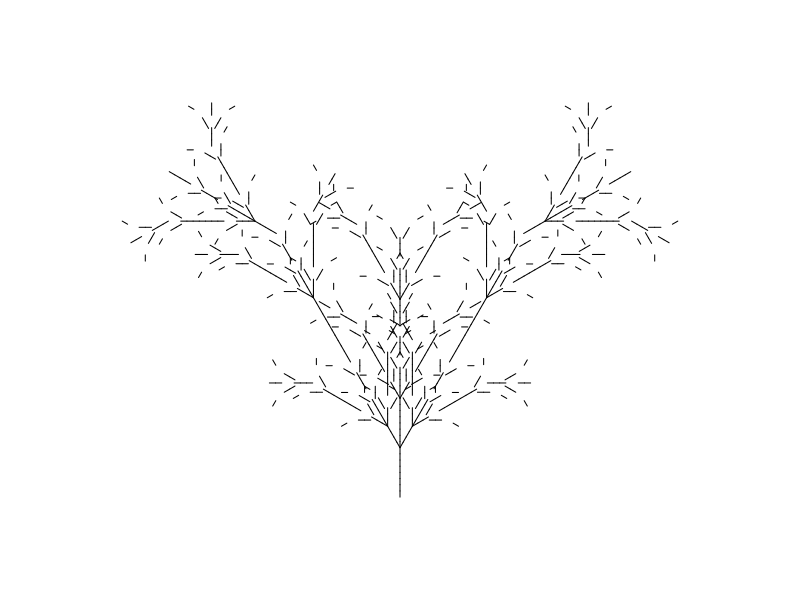

Reproduce this figure in R.


initial_angle = 0   #In degrees, 0 is East, 90 is North (up)
line_color = "black" #You can also use "blue" or rgb(1,0.2,0.9) or hsv(1,0.5,1)
line_width = 1
bg_color = "white"
PNG_pixel_width = 300

# BELOW HERE IS CODE... PROBABLY DO NOT EDIT THIS CODE...
getstr = function(start,rules,n){
    st = start
    for(jj in 1:n){
        st2 = ""
        for(i in 1:nchar(st)){
            ch = substr(st,i,i)
            if(!is.null(rules[[ch]])){
                st2 = paste0(st2,rules[[ch]],collapse="")
            } else {
                st2 = paste0(st2,ch,collapse="")
            }
        }
        st = st2
    }
    return(st)
}
getxyc = function(string="AA+AA+AA+A+A",angle=pi/2,angle_initial=pi/2,col="blue"){
    switch = 1
    d = angle_initial
    x = 0
    y = 0
    xl = c(x)
    yl = c(y)
    cols = numeric()
    dsave = numeric()
    xsave = numeric()
    ysave = numeric()
    for(i in 1:nchar(string)){
        ch = substr(string,i,i)
        cn = as.integer(charToRaw(ch))
        if(cn>=as.integer(charToRaw("A")) && cn<=as.integer(charToRaw("L"))){
            cols = c(cols,col)
            x = x+cos(d)
            y = y+sin(d)
            xl = c(xl,x)
            yl = c(yl,y)
        }
        if(cn>=as.integer(charToRaw("M")) && cn<=as.integer(charToRaw("Z"))){
            cols = c(cols,"NA")
            x = x+cos(d)
            y = y+sin(d)
            xl = c(xl,x)
            yl = c(yl,y)
        }
        if(cn==as.integer(charToRaw("["))){
            dsave = c(dsave,d)
            xsave = c(xsave,x)
            ysave = c(ysave,y)
        }
        if(cn==as.integer(charToRaw("]"))){
            cols = c(cols,"NA")
            x = xsave[length(xsave)]
            y = ysave[length(ysave)]
            d = dsave[length(dsave)]
            if(length(xsave)>1){
                xsave = xsave[1:(length(xsave)-1)]
                ysave = ysave[1:(length(ysave)-1)]
                dsave = dsave[1:(length(dsave)-1)]
            } else {
                xsave = numeric()
                ysave = numeric()
                dsave = numeric()
            }
            xl = c(xl,x)
            yl = c(yl,y)
        }
        if(cn==as.integer(charToRaw("-"))){
            d = d-angle*switch
        }
        if(cn==as.integer(charToRaw("+"))){
            d = d+angle*switch
        }
        if(cn==as.integer(charToRaw("."))){
            switch = switch*(-1)
        }
    }
    xwid = max(xl)-min(xl)
    ywid = max(yl)-min(yl)
    xmid = (max(xl)+min(xl))/2
    ymid = (max(yl)+min(yl))/2
    wid = max(c(xwid,ywid))
    x2 = (xl-xmid)/wid*2
    y2 = (yl-ymid)/wid*2
    return(list(x2,y2,cols))
}
makeplot = function(xyc,lwd=1){
    x = xyc[[1]]
    y = xyc[[2]]
    c = xyc[[3]]
    plot(0,0,"n",xlim=c(-1,1),ylim=c(-1,1),axes=F,ann=F)
    for(i in 2:length(x)){
        lines(c(x[i-1],x[i]),c(y[i-1],y[i]),col=c[i-1],lwd=lwd)
    }
}

showrules = function(g){
    rules = g[[2]]
    pr = paste0(names(rules)," > ",rules,collapse="\n")
    return(pr)
}

g99 = list("X",
           list("F"="FF",
                "X"="FF[+XFFX+XF][-XFFX-XF]FXX"),
           3,
           30)



par(mar=c(0,0,0,0),oma=c(0,0,0,0),pty="s")
s = getstr(g99[[1]],g99[[2]],g99[[3]])
angle = g99[[4]]
xyc = getxyc(s,angle/180*pi,angle_initial=90/180*pi,col=line_color)
makeplot(xyc,lwd=1)


ss = "Start:"
ss = paste0(ss," ",g99[[1]])
ss = paste0(ss,"\nrules:\n")
ss = paste0(ss,showrules(g99))
ss = paste0(ss,"\nIterations:")
ss = paste0(ss,g99[[3]])
ss = paste0(ss,"\nAngle:")
ss = paste0(ss,g99[[4]])
cat(ss)
